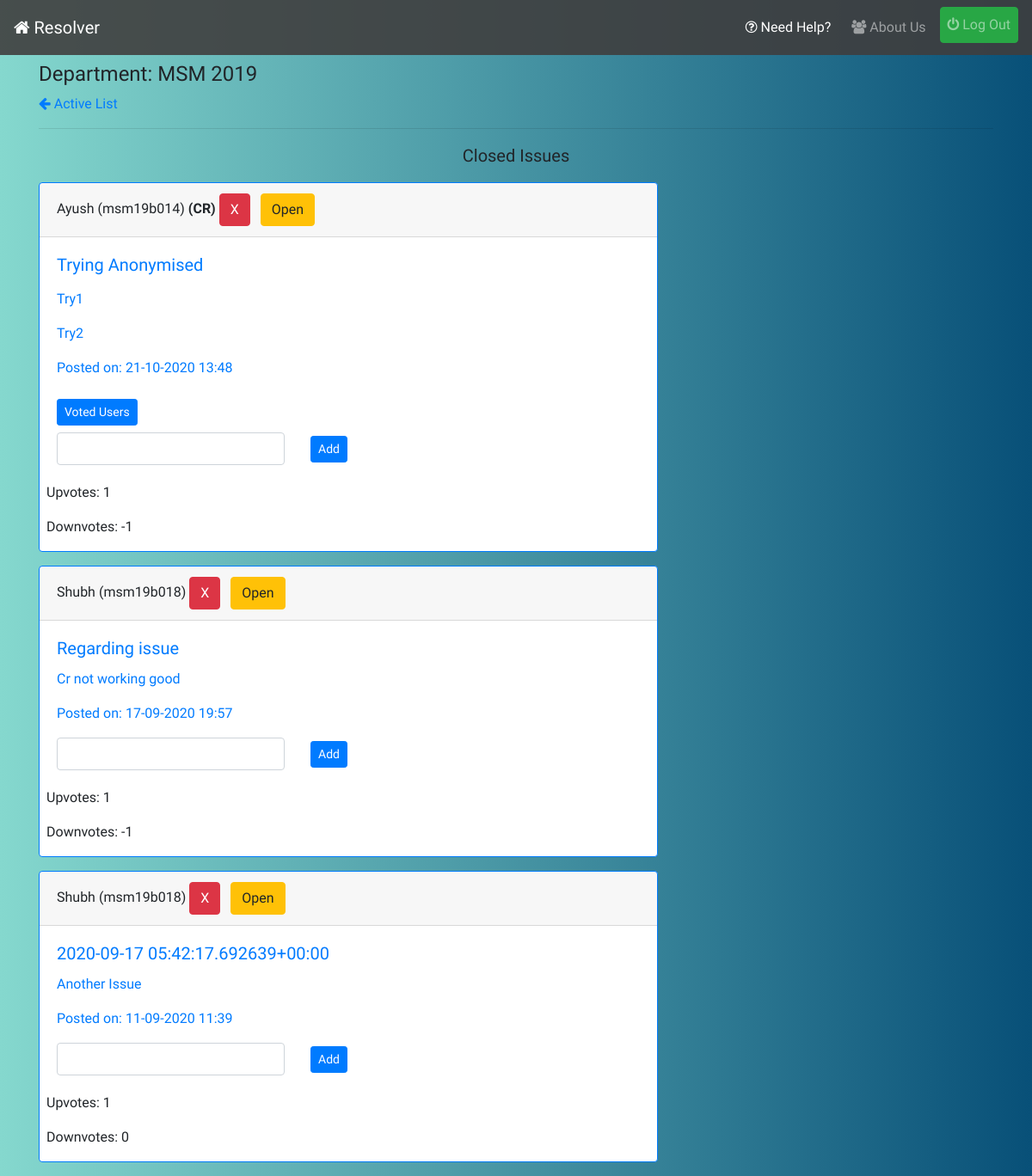
/close/ (signed in), run on an earlier commit of the app's database.
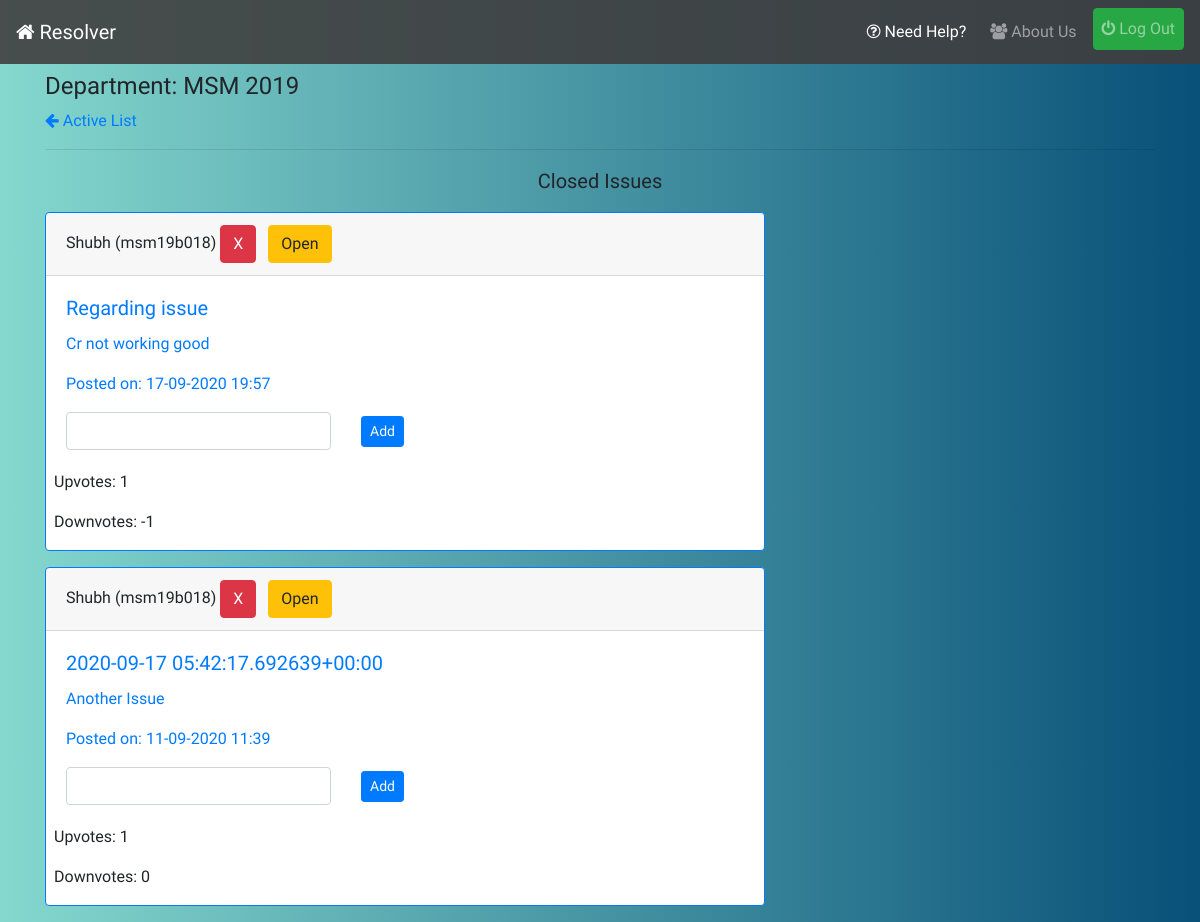
And on a later commit of the database.
### reporter/models.py (models this page shows, shortened)
class Report(models.Model):
    user = models.ForeignKey(UserInfo,on_delete=models.CASCADE,blank=True)
    title = models.CharField('Subject',max_length=56)
    content = models.TextField('Issue')
    department = models.CharField(max_length=20,blank=True)
    year = models.CharField(max_length=4,blank=True)
    timestamp = models.DateTimeField(auto_now_add=True)
    updated = models.DateTimeField(auto_now=True)
    active = models.BooleanField(default=True)
    resolved = models.BooleanField(default=False)
    cr_line = models.CharField(max_length=256,null=True,blank=True)
    upvotes = models.IntegerField(default=0)
    downvotes = models.IntegerField(default=0)
    deadline = models.DateTimeField(null=True)
    anonymized = models.BooleanField(default=True,help_text = "CRs don't have Access to Voted Users!")
    class Meta:
        ordering = ['-timestamp']

### profiles/models.py (models this page shows, shortened)
class UserInfo(models.Model):
    user = models.OneToOneField(User,on_delete=models.CASCADE,related_name='info')
    is_cr = models.BooleanField(default=False)
    department = models.CharField(max_length=20)
    join_year = models.CharField(max_length=4)
    institute = models.ForeignKey(Institute,on_delete=models.CASCADE,related_name='allusers')
    registered_on = models.DateTimeField(auto_now_add=True)
    total_upvotes = models.IntegerField(default=0)
    total_downvotes = models.IntegerField(default=0)
    total_novotes = models.IntegerField(default=0)
    class Meta:
        ordering = ['-total_upvotes','-total_downvotes','-total_novotes']

class User(AbstractUser):
    pass

### reporter/views.py (the view)
# urls.py: path('close/',views.close_view,name='close-stage'),
@login_required
def close_view(request):
    if(request.user.info.is_cr):
        if(request.method=='POST'):
            id_ = int(request.POST.get('id',None))
            resolve_message = request.POST.get('c-line',None)
            obj = Report.objects.get(id=id_)
            obj.cr_line = resolve_message
            obj.save()
        qs = Report.objects.filter(active=False,department=request.user.info.department,year=request.user.info.join_year,resolved=False).order_by('-updated')
        return render(request,'reporter/closed.html',{'issue_list':qs})
    raise PermissionDenied

### infolist/context-processors.py (called while the page is built)
def pending_info_list_context(request):
    if request.user.is_superuser:
        return {}
    pending = -1
    if request.user.is_authenticated:
        pending = InfoList.objects.filter(department=request.user.info.department,year=request.user.info.join_year,approved=False).count()
    return {"pending_info_list":pending}

### reporter/context-processors.py (called while the page is built)
def pending_issue_list_context(request):
    if request.user.is_superuser:
        return {}
    pending=-1
    if request.user.is_authenticated:
        pending = Report.objects.filter(active=False,department=request.user.info.department,year=request.user.info.join_year,resolved=False).count()
    return {"pending_issue_count":pending}

def resolved_issue_list_context(request):
    if request.user.is_superuser:
        return {}
    resolved=-1
    if request.user.is_authenticated:
        resolved = Report.objects.filter(active=False,department=request.user.info.department,year=request.user.info.join_year,resolved=True).count()
    return {"resolved_issue_count":resolved}

### reporter/templates/reporter/closed.html (shortened to what this page needs)
{% extends 'base.html' %}
{% load static %}
{% block content %}
{% if request.user.is_authenticated %}
    <h4 class=mt-2>Department: {{request.user.info.department|upper}} {{request.user.info.join_year}}</h4>
    <a href="{% url 'reporter:index' %}"><i class="fa fa-arrow-left"></i> Active List</a>
    <hr>
    <p class="mt-2 lead text-center">Closed Issues</p>
    {% for issue in issue_list %}
    <div class="card border-primary mb-3" style="max-width: 45rem;">
        <div class="card-header">{{issue.user.user.first_name}} ({{issue.user.user.username}}) {% if issue.user.is_cr %}<strong>(CR)</strong>{% endif %} {% if request.user.info.is_cr %}<button type="button" class="btn btn-danger" data-toggle="modal" data-target="#deleteModal">X</button> <a class="btn btn-warning ml-2" href="{% url 'reporter:close-issue' issue.id %}">Open</a> {% endif %} {% if issue.cr_line %}<a class="btn btn-success" href="{% url 'reporter:resolve-issue' issue.id %}">Resolve</a>{% endif %}</div>
        <div class="card-body text-primary">
          <h5 class="card-title">{{issue.title}}</h5>
          <p class="card-text" >{{issue.content|safe}}</p>
          <p class="card-text">Posted on: {{issue.timestamp|date:'d-m-Y H:i'}}</p>
          {% if not issue.anonymized %}
          <a class="btn btn-primary btn-sm my-2" href="{% url 'reporter:voted-users' issue.id %}">Voted Users</a>
          {% endif %}
          {% if issue.cr_line %}
          <p class="card-text resolve-message"><em>Resolved Message: </em><span style="color: black;">{{issue.cr_line}}</span></p>
          <a class="btn btn-dark" href="{% url 'reporter:resolve-line-delete' issue.id %}">Remove Message</a>
          {% else %}
          <form action="{% url 'reporter:close-stage' %}" method="post">
            <div class="row">
              <div class="col-lg-5 col-md-7 col-sm-8">
                <input class="form-control" type="text" name="c-line">
              </div>
              <div class="col-2">
                  <input class="btn btn-primary btn-sm mt-1" type="submit" value="Add">
              </div>
            </div>
          </form>
          {% endif %}
        </div>
        <div class="results ml-2">
          <p>Upvotes: {{issue.upvotes}}</p>
          <p>Downvotes: {{issue.downvotes}}</p>
        </div>
    </div>
    {% empty %}
    <p class="lead">No Issues Closed!</p>
    {% endfor %}
{% endif %}
{% endblock %}

What changed in the data, as far as the page shows it:
no longer on this page (row edited): Report: user.user.first_name "Ayush", user.user.username "msm19b014", shows "(CR)", title "Trying Anonymised", content "Try1 Try2", timestamp "21-10-2020 13:48", anonymized "Voted Users", upvotes "1", downvotes "-1"
